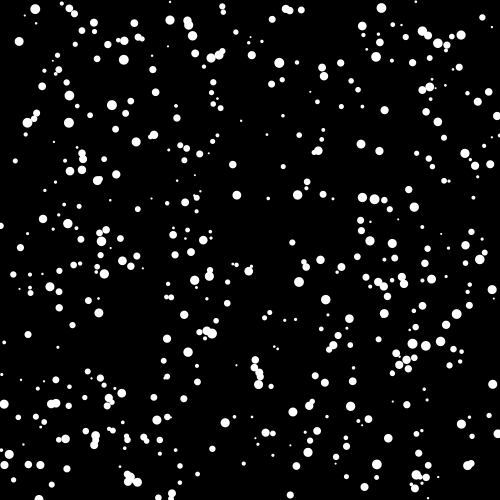
Frame 1 (no input)
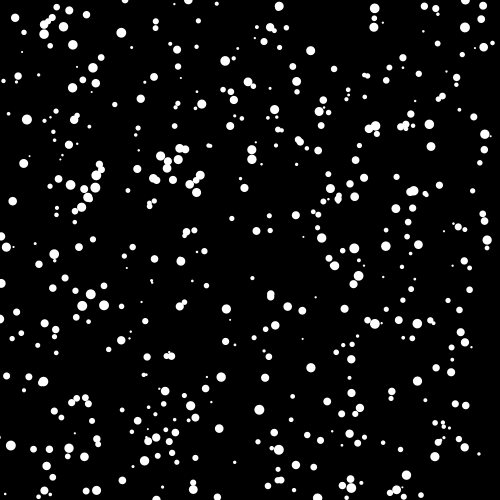
Frame 60 (the mouse pressed at the canvas centre just before this capture)
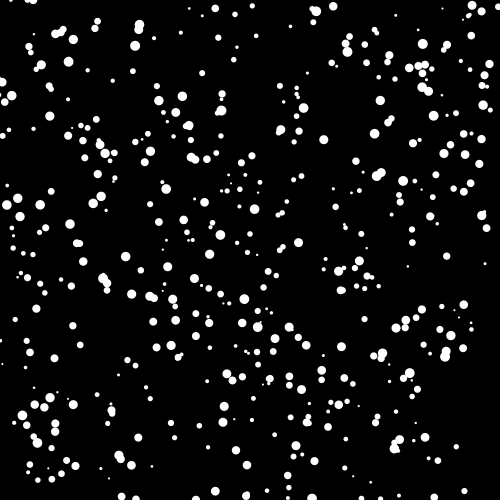
Frame 120 (the mouse held since frame 60 and released just before this capture)

The Processing sketch that drew these frames (run headless with seeded random() and noise(); from frame 60 on, the mouse is pressed at the canvas centre):

// Processing sketch: snow2
// ── snow2.pde
void setup()
{
  size(500, 500);
  
  for(int i = 0 ; i < numSnow ; i ++)
  {
    sx[i] = random(0, width);
    sy[i] = random(0, height);
    sspeed[i] = random(2, 10);
    sSize[i] = random(2, 10);
  }
}

int numSnow = 500;
float[] sx = new float[numSnow];
float[] sy = new float[numSnow];
float[] sspeed = new float[numSnow];
float[] sSize = new float[numSnow];


void draw()
{
  background(0);
  noStroke();
  fill(255);
  for(int i = 0 ; i < numSnow ; i ++)
  {
    ellipse(sx[i], sy[i], sSize[i], sSize[i]);
    sy[i] += sspeed[i];
    sx[i] += (noise(sy[i] / 50) - 0.5f) * 5;
    if (sy[i] > height)
    {
      sx[i] = random(0, width);
      sy[i] = 0;
      sspeed[i] = random(2, 10);
      sSize[i] = random(2, 10);
    }
    
  }
}
